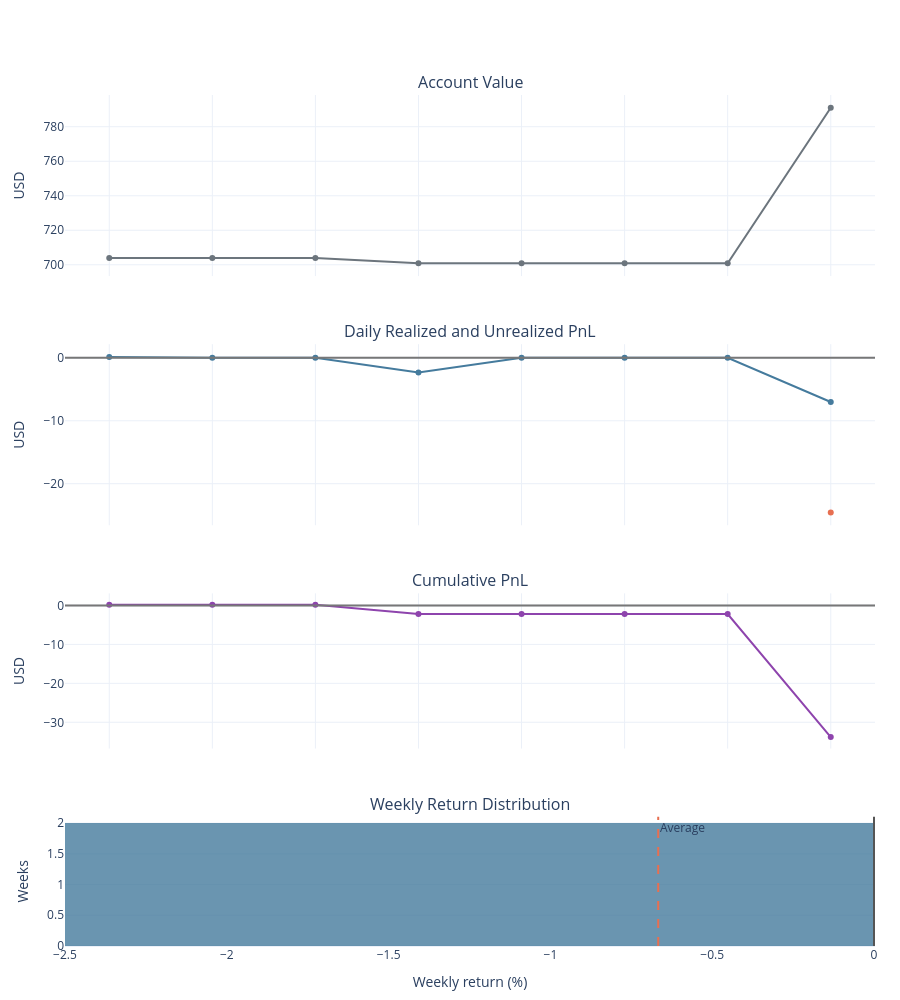

Notebook source saved alongside this figure:
### Markdown cell above
## Account charts

Interactive Plotly charts show account value, daily realized and unrealized PnL, cumulative PnL, and weekly return distribution.

### Code cell
analytics.show_account_charts()

### Figure 1 — Plotly figure (JSON) as saved in the notebook; plotly's stock layout.template omitted (floating-point values rounded to 4 significant figures)
{"data": [{"line": {"color": "#6c757d", "width": 2}, "name": "Account Value", "type": "scatter", "x": ["2026-10-21T00:00:00.000000000", "2026-10-22T00:00:00.000000000", "2026-10-23T00:00:00.000000000", "2026-10-24T00:00:00.000000000", "2026-10-25T00:00:00.000000000", "2026-10-26T00:00:00.000000000", "2026-10-27T00:00:00.000000000", "2026-10-28T00:00:00.000000000"], "xaxis": "x", "y": [703.9, 703.9, 703.9, 700.9, 700.9, 700.9, 700.9, 791.0], "yaxis": "y"}, {"line": {"color": "#457b9d"}, "mode": "lines+markers", "name": "Realized", "type": "scatter", "x": ["2026-10-21T00:00:00.000000000", "2026-10-22T00:00:00.000000000", "2026-10-23T00:00:00.000000000", "2026-10-24T00:00:00.000000000", "2026-10-25T00:00:00.000000000", "2026-10-26T00:00:00.000000000", "2026-10-27T00:00:00.000000000", "2026-10-28T00:00:00.000000000"], "xaxis": "x2", "y": [0.1403, 0.0, 0.0, -2.343, 0.0, 0.0, 0.000653, -7.014], "yaxis": "y2"}, {"line": {"color": "#e76f51"}, "mode": "lines+markers", "name": "Unrealized", "type": "scatter", "x": ["2026-10-21T00:00:00.000000000", "2026-10-22T00:00:00.000000000", "2026-10-23T00:00:00.000000000", "2026-10-24T00:00:00.000000000", "2026-10-25T00:00:00.000000000", "2026-10-26T00:00:00.000000000", "2026-10-27T00:00:00.000000000", "2026-10-28T00:00:00.000000000"], "xaxis": "x2", "y": [NaN, NaN, NaN, NaN, NaN, NaN, NaN, -24.57], "yaxis": "y2"}, {"line": {"color": "#8e44ad", "width": 2}, "name": "Cumulative PnL", "type": "scatter", "x": ["2026-10-21T00:00:00.000000000", "2026-10-22T00:00:00.000000000", "2026-10-23T00:00:00.000000000", "2026-10-24T00:00:00.000000000", "2026-10-25T00:00:00.000000000", "2026-10-26T00:00:00.000000000", "2026-10-27T00:00:00.000000000", "2026-10-28T00:00:00.000000000"], "xaxis": "x3", "y": [0.1403, 0.1403, 0.1403, -2.203, -2.203, -2.203, -2.202, -33.78], "yaxis": "y3"}, {"marker": {"color": "#457b9d"}, "name": "Weekly returns", "opacity": 0.8, "showlegend": false, "type": "histogram", "x": [-0.3329, -1.001], "xaxis": "x4", "xbins": {"size": 2.5}, "yaxis": "y4"}], "layout": {"annotations": [{"font": {"size": 16}, "showarrow": false, "text": "Account Value", "x": 0.5, "xanchor": "center", "xref": "paper", "y": 1, "yanchor": "bottom", "yref": "paper"}, {"font": {"size": 16}, "showarrow": false, "text": "Daily Realized and Unrealized PnL", "x": 0.5, "xanchor": "center", "xref": "paper", "y": 0.7072, "yanchor": "bottom", "yref": "paper"}, {"font": {"size": 16}, "showarrow": false, "text": "Cumulative PnL", "x": 0.5, "xanchor": "center", "xref": "paper", "y": 0.4144, "yanchor": "bottom", "yref": "paper"}, {"font": {"size": 16}, "showarrow": false, "text": "Weekly Return Distribution", "x": 0.5, "xanchor": "center", "xref": "paper", "y": 0.152, "yanchor": "bottom", "yref": "paper"}, {"showarrow": false, "text": "Average", "x": -0.6668, "xanchor": "left", "xref": "x4", "y": 1, "yanchor": "top", "yref": "y4 domain"}], "barmode": "overlay", "height": 1000, "hovermode": "x unified", "margin": {"b": 50, "l": 65, "r": 25, "t": 95}, "shapes": [{"line": {"color": "#e76f51", "dash": "dash"}, "type": "line", "x0": -0.6668, "x1": -0.6668, "xref": "x4", "y0": 0, "y1": 1, "yref": "y4 domain"}, {"line": {"color": "#555"}, "type": "line", "x0": 0, "x1": 0, "xref": "x4", "y0": 0, "y1": 1, "yref": "y4 domain"}, {"line": {"color": "#777"}, "type": "line", "x0": 0, "x1": 1, "xref": "x2 domain", "y0": 0, "y1": 0, "yref": "y2"}, {"line": {"color": "#777"}, "type": "line", "x0": 0, "x1": 1, "xref": "x3 domain", "y0": 0, "y1": 0, "yref": "y3"}], "showlegend": false, "xaxis": {"anchor": "y", "domain": [0, 1], "matches": "x4", "showticklabels": false}, "xaxis2": {"anchor": "y2", "domain": [0, 1], "matches": "x4", "showticklabels": false}, "xaxis3": {"anchor": "y3", "domain": [0, 1], "matches": "x4", "showticklabels": false}, "xaxis4": {"anchor": "y4", "domain": [0, 1], "title": {"text": "Weekly return (%)"}}, "yaxis": {"anchor": "x", "domain": [0.7872, 1], "title": {"text": "USD"}}, "yaxis2": {"anchor": "x2", "domain": [0.4944, 0.7072], "title": {"text": "USD"}}, "yaxis3": {"anchor": "x3", "domain": [0.232, 0.4144], "title": {"text": "USD"}}, "yaxis4": {"anchor": "x4", "domain": [0, 0.152], "title": {"text": "Weeks"}}}}
